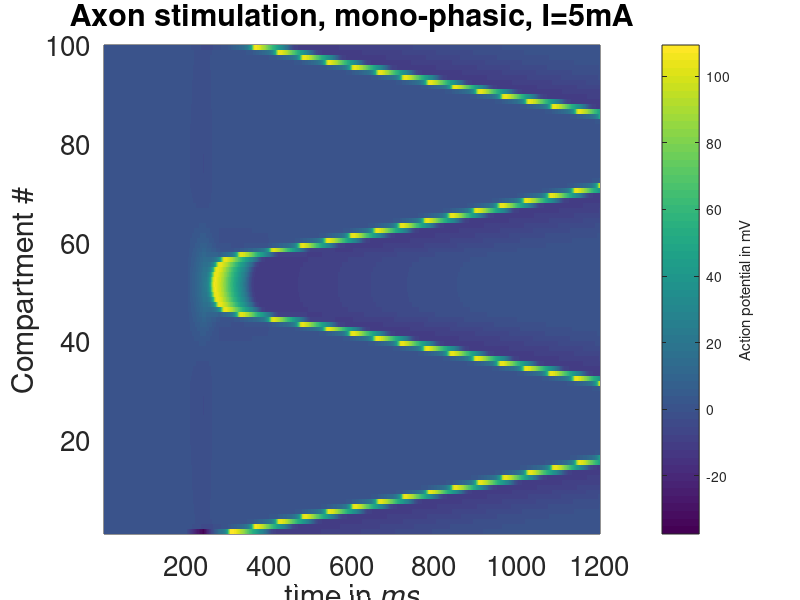

Write the MATLAB code that produced this figure.
%% basic model parameters :
clear;
% alpha
alpha_m = @(V) (2.5 -0.1.*V)./(exp(2.5 - 0.1.*V) - 1);
alpha_n = @(V) (0.1 - 0.01.*V)./(exp(1-0.1.*V) - 1);
alpha_h = @(V) 0.07.*exp(-V/20);
% beta
beta_m = @(V) 4*exp(-V/18);
beta_n = @(V) 0.125 * exp(-V/80);
beta_h = @(V) 1./(exp(3-0.1*V) +1);

% temperature correction factor k(T in degree Celsius)
k = @(T) 3^(0.1*(T-6.3));
Temp = 6.3; % for debugging purposes
k_comp = k(Temp);

% function handles to tau and x_inf
tau = @(alpha, beta, K) 1./(K .* (alpha + beta));
x_inf = @(alpha, beta) alpha./(alpha + beta);

V_Na = 115; % in mV
V_K = -12;
V_L = 10.6;
V_rest = 0;

g_Na = 120; % in mS/cm^2
g_K = 36;
g_L = 0.3;

%% Vector allocations
T_max = 30;
T_min = 0;
dt = 25e-3;
t_steps = T_min:dt:T_max;
c = 1; % in �F/cm^2

%% Initialisieren von V_m-Vektor
V = zeros(100, length(t_steps));
V(:,1) = V_rest;

V_e = zeros(100,length(t_steps));

m = x_inf(alpha_m(V(:,1)), beta_m(V(:,1)));
n= x_inf(alpha_n(V(:,1)), beta_n(V(:,1)));
h = x_inf(alpha_h(V(:,1)), beta_h(V(:,1)));


%% modified LIF-Neuron:
% define function handles
A_m = @(V,t) -1./tau(alpha_m(V), beta_m(V), k_comp);
B_m = @(V,t) x_inf(alpha_m(V), beta_m(V))./tau(alpha_m(V), beta_m(V), k_comp);
A_n = @(V,t) -1./tau(alpha_n(V), beta_n(V), k_comp);
B_n = @(V,t) x_inf(alpha_n(V), beta_n(V))./tau(alpha_n(V), beta_n(V), k_comp);
A_h = @(V,t) -1./tau(alpha_h(V), beta_h(V), k_comp);
B_h = @(V,t) x_inf(alpha_h(V), beta_h(V))./tau(alpha_h(V), beta_h(V), k_comp);

%% Parameter
rho_axon = 0.009;
r_axon = 1.5e-4;
l_comp = 0.5e-4;

%% Berechnung von R_a
A_axon = pi*r_axon^2;
R_a = rho_axon * (l_comp / A_axon);


%% Initialisieren von C mit Randbedingung Ende abgeschnitten
C = diag(-2*ones(100,1), 0) + diag(ones(99,1), 1) + diag(ones(99,1), -1);
C(1) =-1;
C(end) = -1;
I = eye(100);

%% Felder berechnen
phi = @(rho, x, d, I) rho*I/(4*pi*sqrt(x^2+d^2));
%AF = @(rho, x, d, I) = I*rho*(2*x^2-d^2)/(4*pi*(x^2+d^2)^2.5);

rho = 300;
t_phase = 1;
d = 10e-4;
I_elektrode = zeros(1,length(t_steps));
t_stim = 0:dt:t_phase;
I_elektrode((5/dt):(length(t_stim)+ 5/dt))=-2; % in mA
% plot(I_elektrode) % for test

% biphasic:
I_elektrode((length(t_stim)+5/dt+1):(length(t_stim)+5/dt)+1/dt)=2; % in mA
plot(I_elektrode, 'LineWidth', 2)



%% Berechnung von A_axon = const.
A_axon = I-dt/(c*R_a)*C;




for i=1:length(t_steps)-1
    %% Stimulations-Potential berechnen
    k=1;
    for x=-25e-4:0.5e-4:25e-4
        V_e (k,i) = phi(rho, x, d, I_elektrode(i));
        k=k+1;
    end
    

    %% solve ODEs for m with exponential Euler
    
    m = m .* exp(A_m(V(:,i)) .* dt) + (B_m(V(:,i))/A_m(V(:,i))) * (exp(A_m(V(:,i)) .* dt) - 1);
    n = n .* exp(A_n(V(:,i)) .* dt) + (B_n(V(:,i))/A_n(V(:,i))) * (exp(A_n(V(:,i)) .* dt) - 1);
    h = h .* exp(A_h(V(:,i)) .* dt) + (B_h(V(:,i))/A_h(V(:,i))) * (exp(A_h(V(:,i)) .* dt) - 1);
    
    %% compute ionic current
    i_L = g_L .* (V(:,i) - V_L); % leak current of the cell
    i_K = g_K .* n.^4 .* (V(:,i) - V_K); % potassium ion current
    i_Na = g_Na .* m.^3 .* h .* (V(:,i) - V_Na); % sodium ion current
    i_ion = i_Na + i_K  + i_L; % total ion current
    
    
    %% compute new voltage value with forward Euler
    V(:,i+1) = A_axon \ (V(:,i) + dt/c * (-i_ion + (1/R_a).*C*V_e(1:end-1,i)));
    %V(i+1) = V(i) - 1/C .* (i_ion(i+1)).* dt;
    
    
    
    
end
figure(1)
h=pcolor(V);
% colormap(gray())
c = colorbar
title(['Axon stimulation, mono-phasic, I=5mA'])
set(h,'edgecolor','none');
xlabel('time in \itms')
ylabel('Compartment #')
ylabel(c, 'Action potential in mV')
set(gca,'FontSize',20);

grid on 
% figure(2)
% for i = 1:100
%    plot(V(i,:) + 10*i, 'k')
%    hold on;
% end







